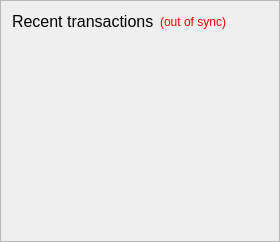
      <widget class="QFrame" name="frame_2">
       <property name="frameShape">
        <enum>QFrame::StyledPanel</enum>
       </property>
       <property name="frameShadow">
        <enum>QFrame::Raised</enum>
       </property>
       <layout class="QVBoxLayout" name="verticalLayout">
        <item>
         <layout class="QHBoxLayout" name="horizontalLayout_2">
          <item>
           <widget class="QLabel" name="label_4">
            <property name="palette">
             <palette>
              <active>
               <colorrole role="WindowText">
                <brush brushstyle="SolidPattern">
                 <color alpha="255">
                  <red>0</red>
                  <green>0</green>
                  <blue>0</blue>
                 </color>
                </brush>
               </colorrole>
               <colorrole role="Button">
                <brush brushstyle="SolidPattern">
                 <color alpha="255">
                  <red>65</red>
                  <green>130</green>
                  <blue>148</blue>
                 </color>
                </brush>
               </colorrole>
               <colorrole role="Light">
                <brush brushstyle="SolidPattern">
                 <color alpha="255">
                  <red>97</red>
                  <green>195</green>
                  <blue>222</blue>
                 </color>
                </brush>
               </colorrole>
               <colorrole role="Midlight">
                <brush brushstyle="SolidPattern">
                 <color alpha="255">
                  <red>81</red>
                  <green>162</green>
                  <blue>185</blue>
                 </color>
                </brush>
               </colorrole>
               <colorrole role="Dark">
                <brush brushstyle="SolidPattern">
                 <color alpha="255">
                  <red>32</red>
                  <green>65</green>
                  <blue>74</blue>
                 </color>
                </brush>
               </colorrole>
               <colorrole role="Mid">
                <brush brushstyle="SolidPattern">
                 <color alpha="255">
                  <red>43</red>
                  <green>87</green>
                  <blue>99</blue>
                 </color>
                </brush>
               </colorrole>
               <colorrole role="Text">
                <brush brushstyle="SolidPattern">
                 <color alpha="255">
                  <red>0</red>
                  <green>0</green>
                  <blue>0</blue>
                 </color>
                </brush>
               </colorrole>
               <colorrole role="BrightText">
                <brush brushstyle="SolidPattern">
                 <color alpha="255">
                  <red>255</red>
                  <green>255</green>
                  <blue>255</blue>
                 </color>
                </brush>
               </colorrole>
               <colorrole role="ButtonText">
                <brush brushstyle="SolidPattern">
                 <color alpha="255">
                  <red>0</red>
                  <green>0</green>
                  <blue>0</blue>
                 </color>
                </brush>
               </colorrole>
               <colorrole role="Base">
                <brush brushstyle="SolidPattern">
                 <color alpha="255">
                  <red>255</red>
                  <green>255</green>
                  <blue>255</blue>
                 </color>
                </brush>
               </colorrole>
               <colorrole role="Window">
                <brush brushstyle="SolidPattern">
                 <color alpha="255">
                  <red>65</red>
                  <green>130</green>
                  <blue>148</blue>
                 </color>
                </brush>
               </colorrole>
               <colorrole role="Shadow">
                <brush brushstyle="SolidPattern">
                 <color alpha="255">
                  <red>0</red>
                  <green>0</green>
                  <blue>0</blue>
                 </color>
                </brush>
               </colorrole>
               <colorrole role="AlternateBase">
                <brush brushstyle="SolidPattern">
                 <color alpha="255">
                  <red>160</red>
                  <green>192</green>
                  <blue>201</blue>
                 </color>
                </brush>
               </colorrole>
               <colorrole role="ToolTipBase">
                <brush brushstyle="SolidPattern">
                 <color alpha="255">
                  <red>255</red>
                  <green>255</green>
                  <blue>220</blue>
                 </color>
                </brush>
               </colorrole>
               <colorrole role="ToolTipText">
                <brush brushstyle="SolidPattern">
                 <color alpha="255">
                  <red>0</red>
                  <green>0</green>
                  <blue>0</blue>
                 </color>
                </brush>
               </colorrole>
               <colorrole role="PlaceholderText">
                <brush brushstyle="NoBrush">
                 <color alpha="128">
                  <red>0</red>
                  <green>0</green>
                  <blue>0</blue>
                 </color>
                </brush>
               </colorrole>
              </active>
              <inactive>
               <colorrole role="WindowText">
                <brush brushstyle="SolidPattern">
                 <color alpha="255">
                  <red>0</red>
                  <green>0</green>
                  <blue>0</blue>
                 </color>
                </brush>
               </colorrole>
               <colorrole role="Button">
                <brush brushstyle="SolidPattern">
                 <color alpha="255">
                  <red>65</red>
                  <green>130</green>
                  <blue>148</blue>
                 </color>
                </brush>
               </colorrole>
               <colorrole role="Light">
                <brush brushstyle="SolidPattern">
                 <color alpha="255">
                  <red>97</red>
                  <green>195</green>
                  <blue>222</blue>
                 </color>
                </brush>
               </colorrole>
               <colorrole role="Midlight">
                <brush brushstyle="SolidPattern">
                 <color alpha="255">
                  <red>81</red>
                  <green>162</green>
                  <blue>185</blue>
                 </color>
                </brush>
               </colorrole>
               <colorrole role="Dark">
                <brush brushstyle="SolidPattern">
                 <color alpha="255">
                  <red>32</red>
                  <green>65</green>
                  <blue>74</blue>
                 </color>
                </brush>
               </colorrole>
               <colorrole role="Mid">
                <brush brushstyle="SolidPattern">
                 <color alpha="255">
                  <red>43</red>
                  <green>87</green>
                  <blue>99</blue>
                 </color>
                </brush>
               </colorrole>
               <colorrole role="Text">
                <brush brushstyle="SolidPattern">
                 <color alpha="255">
                  <red>0</red>
                  <green>0</green>
                  <blue>0</blue>
                 </color>
                </brush>
               </colorrole>
               <colorrole role="BrightText">
                <brush brushstyle="SolidPattern">
                 <color alpha="255">
                  <red>255</red>
                  <green>255</green>
                  <blue>255</blue>
                 </color>
                </brush>
               </colorrole>
               <colorrole role="ButtonText">
                <brush brushstyle="SolidPattern">
                 <color alpha="255">
                  <red>0</red>
                  <green>0</green>
                  <blue>0</blue>
                 </color>
                </brush>
               </colorrole>
               <colorrole role="Base">
                <brush brushstyle="SolidPattern">
                 <color alpha="255">
                  <red>255</red>
                  <green>255</green>
                  <blue>255</blue>
                 </color>
                </brush>
               </colorrole>
               <colorrole role="Window">
                <brush brushstyle="SolidPattern">
                 <color alpha="255">
                  <red>65</red>
                  <green>130</green>
                  <blue>148</blue>
                 </color>
                </brush>
               </colorrole>
               <colorrole role="Shadow">
                <brush brushstyle="SolidPattern">
                 <color alpha="255">
                  <red>0</red>
                  <green>0</green>
                  <blue>0</blue>
                 </color>
                </brush>
               </colorrole>
               <colorrole role="AlternateBase">
                <brush brushstyle="SolidPattern">
                 <color alpha="255">
                  <red>160</red>
                  <green>192</green>
                  <blue>201</blue>
                 </color>
                </brush>
               </colorrole>
               <colorrole role="ToolTipBase">
                <brush brushstyle="SolidPattern">
                 <color alpha="255">
                  <red>255</red>
                  <green>255</green>
                  <blue>220</blue>
                 </color>
                </brush>
               </colorrole>
               <colorrole role="ToolTipText">
                <brush brushstyle="SolidPattern">
                 <color alpha="255">
                  <red>0</red>
                  <green>0</green>
                  <blue>0</blue>
                 </color>
                </brush>
               </colorrole>
               <colorrole role="PlaceholderText">
                <brush brushstyle="NoBrush">
                 <color alpha="128">
                  <red>0</red>
                  <green>0</green>
                  <blue>0</blue>
                 </color>
                </brush>
               </colorrole>
              </inactive>
              <disabled>
               <colorrole role="WindowText">
                <brush brushstyle="SolidPattern">
                 <color alpha="255">
                  <red>0</red>
                  <green>0</green>
                  <blue>0</blue>
                 </color>
                </brush>
               </colorrole>
               <colorrole role="Button">
                <brush brushstyle="SolidPattern">
                 <color alpha="255">
                  <red>65</red>
                  <green>130</green>
                  <blue>148</blue>
                 </color>
                </brush>
               </colorrole>
               <colorrole role="Light">
                <brush brushstyle="SolidPattern">
                 <color alpha="255">
                  <red>97</red>
                  <green>195</green>
                  <blue>222</blue>
                 </color>
                </brush>
               </colorrole>
               <colorrole role="Midlight">
                <brush brushstyle="SolidPattern">
                 <color alpha="255">
                  <red>81</red>
                  <green>162</green>
                  <blue>185</blue>
                 </color>
                </brush>
               </colorrole>
               <colorrole role="Dark">
                <brush brushstyle="SolidPattern">
                 <color alpha="255">
                  <red>32</red>
                  <green>65</green>
                  <blue>74</blue>
                 </color>
                </brush>
               </colorrole>
               <colorrole role="Mid">
                <brush brushstyle="SolidPattern">
                 <color alpha="255">
                  <red>43</red>
                  <green>87</green>
                  <blue>99</blue>
                 </color>
                </brush>
               </colorrole>
               <colorrole role="Text">
                <brush brushstyle="SolidPattern">
                 <color alpha="255">
                  <red>0</red>
                  <green>0</green>
                  <blue>0</blue>
                 </color>
                </brush>
               </colorrole>
               <colorrole role="BrightText">
                <brush brushstyle="SolidPattern">
                 <color alpha="255">
                  <red>255</red>
                  <green>255</green>
                  <blue>255</blue>
                 </color>
                </brush>
               </colorrole>
               <colorrole role="ButtonText">
                <brush brushstyle="SolidPattern">
                 <color alpha="255">
                  <red>0</red>
                  <green>0</green>
                  <blue>0</blue>
                 </color>
                </brush>
               </colorrole>
               <colorrole role="Base">
                <brush brushstyle="SolidPattern">
                 <color alpha="255">
                  <red>65</red>
                  <green>130</green>
                  <blue>148</blue>
                 </color>
                </brush>
               </colorrole>
               <colorrole role="Window">
                <brush brushstyle="SolidPattern">
                 <color alpha="255">
                  <red>65</red>
                  <green>130</green>
                  <blue>148</blue>
                 </color>
                </brush>
               </colorrole>
               <colorrole role="Shadow">
                <brush brushstyle="SolidPattern">
                 <color alpha="255">
                  <red>0</red>
                  <green>0</green>
                  <blue>0</blue>
                 </color>
                </brush>
               </colorrole>
               <colorrole role="AlternateBase">
                <brush brushstyle="SolidPattern">
                 <color alpha="255">
                  <red>65</red>
                  <green>130</green>
                  <blue>148</blue>
                 </color>
                </brush>
               </colorrole>
               <colorrole role="ToolTipBase">
                <brush brushstyle="SolidPattern">
                 <color alpha="255">
                  <red>255</red>
                  <green>255</green>
                  <blue>220</blue>
                 </color>
                </brush>
               </colorrole>
               <colorrole role="ToolTipText">
                <brush brushstyle="SolidPattern">
                 <color alpha="255">
                  <red>0</red>
                  <green>0</green>
                  <blue>0</blue>
                 </color>
                </brush>
               </colorrole>
               <colorrole role="PlaceholderText">
                <brush brushstyle="NoBrush">
                 <color alpha="128">
                  <red>0</red>
                  <green>0</green>
                  <blue>0</blue>
                 </color>
                </brush>
               </colorrole>
              </disabled>
             </palette>
            </property>
            <property name="styleSheet">
             <string notr="true">color: rgb(0, 0, 0);</string>
            </property>
            <property name="text">
             <string>&lt;html&gt;&lt;head/&gt;&lt;body&gt;&lt;p&gt;&lt;span style=&quot; font-size:12pt;&quot;&gt;Recent transactions&lt;/span&gt;&lt;/p&gt;&lt;/body&gt;&lt;/html&gt;</string>
            </property>
           </widget>
          </item>
          <item>
           <widget class="QLabel" name="labelTransactionsStatus">
            <property name="toolTip">
             <string>&lt;html&gt;&lt;head/&gt;&lt;body&gt;&lt;p&gt;The displayed information may be out of date. Your wallet automatically synchronizes with the TAKE1 network after a connection is established, but this process has not completed yet.&lt;/p&gt;&lt;/body&gt;&lt;/html&gt;</string>
            </property>
            <property name="styleSheet">
             <string notr="true">QLabel { color: red; }</string>
            </property>
            <property name="text">
             <string notr="true">(out of sync)</string>
            </property>
            <property name="alignment">
             <set>Qt::AlignRight|Qt::AlignTrailing|Qt::AlignVCenter</set>
            </property>
           </widget>
          </item>
          <item>
           <spacer name="horizontalSpacer">
            <property name="orientation">
             <enum>Qt::Horizontal</enum>
            </property>
            <property name="sizeHint" stdset="0">
             <size>
              <width>40</width>
              <height>20</height>
             </size>
            </property>
           </spacer>
          </item>
         </layout>
        </item>
        <item>
         <widget class="QListView" name="listTransactions">
          <property name="palette">
           <palette>
            <active>
             <colorrole role="WindowText">
              <brush brushstyle="SolidPattern">
               <color alpha="255">
                <red>0</red>
                <green>0</green>
                <blue>0</blue>
               </color>
              </brush>
             </colorrole>
             <colorrole role="Button">
              <brush brushstyle="SolidPattern">
               <color alpha="0">
                <red>0</red>
                <green>0</green>
                <blue>0</blue>
               </color>
              </brush>
             </colorrole>
             <colorrole role="Light">
              <brush brushstyle="SolidPattern">
               <color alpha="0">
                <red>0</red>
                <green>0</green>
                <blue>0</blue>
               </color>
              </brush>
             </colorrole>
             <colorrole role="Midlight">
              <brush brushstyle="SolidPattern">
               <color alpha="0">
                <red>0</red>
                <green>0</green>
                <blue>0</blue>
               </color>
              </brush>
             </colorrole>
             <colorrole role="Dark">
              <brush brushstyle="SolidPattern">
               <color alpha="0">
                <red>0</red>
                <green>0</green>
                <blue>0</blue>
               </color>
              </brush>
             </colorrole>
             <colorrole role="Mid">
              <brush brushstyle="SolidPattern">
               <color alpha="0">
                <red>0</red>
                <green>0</green>
                <blue>0</blue>
               </color>
              </brush>
             </colorrole>
             <colorrole role="Text">
              <brush brushstyle="SolidPattern">
               <color alpha="255">
                <red>0</red>
                <green>0</green>
                <blue>0</blue>
               </color>
              </brush>
             </colorrole>
             <colorrole role="BrightText">
              <brush brushstyle="SolidPattern">
               <color alpha="255">
                <red>255</red>
                <green>255</green>
                <blue>255</blue>
               </color>
              </brush>
             </colorrole>
             <colorrole role="ButtonText">
              <brush brushstyle="SolidPattern">
               <color alpha="255">
                <red>255</red>
                <green>255</green>
                <blue>255</blue>
               </color>
              </brush>
             </colorrole>
             <colorrole role="Base">
              <brush brushstyle="NoBrush">
               <color alpha="255">
                <red>0</red>
                <green>0</green>
                <blue>0</blue>
               </color>
              </brush>
             </colorrole>
             <colorrole role="Window">
              <brush brushstyle="SolidPattern">
               <color alpha="0">
                <red>0</red>
                <green>0</green>
                <blue>0</blue>
               </color>
              </brush>
             </colorrole>
             <colorrole role="Shadow">
              <brush brushstyle="SolidPattern">
               <color alpha="255">
                <red>27</red>
                <green>146</green>
                <blue>179</blue>
               </color>
              </brush>
             </colorrole>
             <colorrole role="Highlight">
              <brush brushstyle="SolidPattern">
               <color alpha="255">
                <red>27</red>
                <green>146</green>
                <blue>179</blue>
               </color>
              </brush>
             </colorrole>
             <colorrole role="AlternateBase">
              <brush brushstyle="SolidPattern">
               <color alpha="127">
                <red>255</red>
                <green>255</green>
                <blue>255</blue>
               </color>
              </brush>
             </colorrole>
             <colorrole role="ToolTipBase">
              <brush brushstyle="SolidPattern">
               <color alpha="255">
                <red>255</red>
                <green>255</green>
                <blue>255</blue>
               </color>
              </brush>
             </colorrole>
             <colorrole role="ToolTipText">
              <brush brushstyle="SolidPattern">
               <color alpha="255">
                <red>255</red>
                <green>255</green>
                <blue>255</blue>
               </color>
              </brush>
             </colorrole>
             <colorrole role="PlaceholderText">
              <brush brushstyle="SolidPattern">
               <color alpha="128">
                <red>0</red>
                <green>0</green>
                <blue>0</blue>
               </color>
              </brush>
             </colorrole>
            </active>
            <inactive>
             <colorrole role="WindowText">
              <brush brushstyle="SolidPattern">
               <color alpha="255">
                <red>0</red>
                <green>0</green>
                <blue>0</blue>
               </color>
              </brush>
             </colorrole>
             <colorrole role="Button">
              <brush brushstyle="SolidPattern">
               <color alpha="0">
                <red>0</red>
                <green>0</green>
                <blue>0</blue>
               </color>
              </brush>
             </colorrole>
             <colorrole role="Light">
              <brush brushstyle="SolidPattern">
               <color alpha="0">
                <red>0</red>
                <green>0</green>
                <blue>0</blue>
               </color>
              </brush>
             </colorrole>
             <colorrole role="Midlight">
              <brush brushstyle="SolidPattern">
               <color alpha="0">
                <red>0</red>
                <green>0</green>
                <blue>0</blue>
               </color>
              </brush>
             </colorrole>
             <colorrole role="Dark">
              <brush brushstyle="SolidPattern">
               <color alpha="0">
                <red>0</red>
                <green>0</green>
                <blue>0</blue>
               </color>
              </brush>
             </colorrole>
             <colorrole role="Mid">
              <brush brushstyle="SolidPattern">
               <color alpha="0">
                <red>0</red>
                <green>0</green>
                <blue>0</blue>
               </color>
              </brush>
             </colorrole>
             <colorrole role="Text">
              <brush brushstyle="SolidPattern">
               <color alpha="255">
                <red>255</red>
                <green>255</green>
                <blue>255</blue>
               </color>
              </brush>
             </colorrole>
             <colorrole role="BrightText">
              <brush brushstyle="SolidPattern">
               <color alpha="255">
                <red>255</red>
                <green>255</green>
                <blue>255</blue>
               </color>
              </brush>
             </colorrole>
             <colorrole role="ButtonText">
              <brush brushstyle="SolidPattern">
               <color alpha="255">
                <red>255</red>
                <green>255</green>
                <blue>255</blue>
               </color>
              </brush>
             </colorrole>
             <colorrole role="Base">
              <brush brushstyle="NoBrush">
               <color alpha="255">
                <red>0</red>
                <green>0</green>
                <blue>0</blue>
               </color>
              </brush>
             </colorrole>
             <colorrole role="Window">
              <brush brushstyle="SolidPattern">
               <color alpha="0">
                <red>0</red>
                <green>0</green>
                <blue>0</blue>
               </color>
              </brush>
             </colorrole>
             <colorrole role="Shadow">
              <brush brushstyle="SolidPattern">
               <color alpha="255">
                <red>27</red>
                <green>146</green>
                <blue>179</blue>
               </color>
              </brush>
             </colorrole>
             <colorrole role="Highlight">
              <brush brushstyle="SolidPattern">
               <color alpha="255">
                <red>27</red>
                <green>146</green>
                <blue>179</blue>
               </color>
              </brush>
             </colorrole>
             <colorrole role="AlternateBase">
              <brush brushstyle="SolidPattern">
               <color alpha="127">
                <red>255</red>
                <green>255</green>
                <blue>255</blue>
               </color>
              </brush>
             </colorrole>
             <colorrole role="ToolTipBase">
              <brush brushstyle="SolidPattern">
               <color alpha="255">
                <red>255</red>
                <green>255</green>
                <blue>255</blue>
               </color>
              </brush>
             </colorrole>
             <colorrole role="ToolTipText">
              <brush brushstyle="SolidPattern">
               <color alpha="255">
                <red>255</red>
                <green>255</green>
                <blue>255</blue>
               </color>
              </brush>
             </colorrole>
             <colorrole role="PlaceholderText">
              <brush brushstyle="SolidPattern">
               <color alpha="128">
                <red>255</red>
                <green>255</green>
                <blue>255</blue>
               </color>
              </brush>
             </colorrole>
            </inactive>
            <disabled>
             <colorrole role="WindowText">
              <brush brushstyle="SolidPattern">
               <color alpha="0">
                <red>0</red>
                <green>0</green>
                <blue>0</blue>
               </color>
              </brush>
             </colorrole>
             <colorrole role="Button">
              <brush brushstyle="SolidPattern">
               <color alpha="0">
                <red>0</red>
                <green>0</green>
                <blue>0</blue>
               </color>
              </brush>
             </colorrole>
             <colorrole role="Light">
              <brush brushstyle="SolidPattern">
               <color alpha="0">
                <red>0</red>
                <green>0</green>
                <blue>0</blue>
               </color>
              </brush>
             </colorrole>
             <colorrole role="Midlight">
              <brush brushstyle="SolidPattern">
               <color alpha="0">
                <red>0</red>
                <green>0</green>
                <blue>0</blue>
               </color>
              </brush>
             </colorrole>
             <colorrole role="Dark">
              <brush brushstyle="SolidPattern">
               <color alpha="0">
                <red>0</red>
                <green>0</green>
                <blue>0</blue>
               </color>
              </brush>
             </colorrole>
             <colorrole role="Mid">
              <brush brushstyle="SolidPattern">
               <color alpha="0">
                <red>0</red>
                <green>0</green>
                <blue>0</blue>
               </color>
              </brush>
             </colorrole>
             <colorrole role="Text">
              <brush brushstyle="SolidPattern">
               <color alpha="0">
                <red>0</red>
                <green>0</green>
                <blue>0</blue>
               </color>
              </brush>
             </colorrole>
             <colorrole role="BrightText">
              <brush brushstyle="SolidPattern">
               <color alpha="255">
                <red>255</red>
                <green>255</green>
                <blue>255</blue>
               </color>
              </brush>
             </colorrole>
             <colorrole role="ButtonText">
              <brush brushstyle="SolidPattern">
               <color alpha="0">
                <red>0</red>
                <green>0</green>
                <blue>0</blue>
               </color>
              </brush>
             </colorrole>
             <colorrole role="Base">
              <brush brushstyle="NoBrush">
               <color alpha="255">
                <red>0</red>
                <green>0</green>
                <blue>0</blue>
               </color>
              </brush>
             </colorrole>
             <colorrole role="Window">
              <brush brushstyle="SolidPattern">
               <color alpha="0">
                <red>0</red>
                <green>0</green>
                <blue>0</blue>
               </color>
              </brush>
             </colorrole>
             <colorrole role="Shadow">
              <brush brushstyle="SolidPattern">
               <color alpha="255">
                <red>27</red>
                <green>146</green>
                <blue>179</blue>
               </color>
              </brush>
             </colorrole>
             <colorrole role="Highlight">
              <brush brushstyle="SolidPattern">
               <color alpha="255">
                <red>51</red>
                <green>153</green>
                <blue>255</blue>
               </color>
              </brush>
             </colorrole>
             <colorrole role="AlternateBase">
              <brush brushstyle="SolidPattern">
               <color alpha="127">
                <red>255</red>
                <green>255</green>
                <blue>255</blue>
               </color>
              </brush>
             </colorrole>
             <colorrole role="ToolTipBase">
              <brush brushstyle="SolidPattern">
               <color alpha="255">
                <red>255</red>
                <green>255</green>
                <blue>255</blue>
               </color>
              </brush>
             </colorrole>
             <colorrole role="ToolTipText">
              <brush brushstyle="SolidPattern">
               <color alpha="255">
                <red>255</red>
                <green>255</green>
                <blue>255</blue>
               </color>
              </brush>
             </colorrole>
             <colorrole role="PlaceholderText">
              <brush brushstyle="SolidPattern">
               <color alpha="128">
                <red>255</red>
                <green>255</green>
                <blue>255</blue>
               </color>
              </brush>
             </colorrole>
            </disabled>
           </palette>
          </property>
          <property name="font">
           <font>
            <family>Arial Rounded MT Bold</family>
            <pointsize>10</pointsize>
            <weight>50</weight>
            <italic>false</italic>
            <bold>false</bold>
           </font>
          </property>
          <property name="styleSheet">
           <string notr="true">QListView { background: transparent; rgb(0, 0, 0) }</string>
          </property>
          <property name="frameShape">
           <enum>QFrame::NoFrame</enum>
          </property>
          <property name="verticalScrollBarPolicy">
           <enum>Qt::ScrollBarAlwaysOff</enum>
          </property>
          <property name="horizontalScrollBarPolicy">
           <enum>Qt::ScrollBarAlwaysOff</enum>
          </property>
          <property name="selectionMode">
           <enum>QAbstractItemView::NoSelection</enum>
          </property>
         </widget>
        </item>
       </layout>
      </widget>
